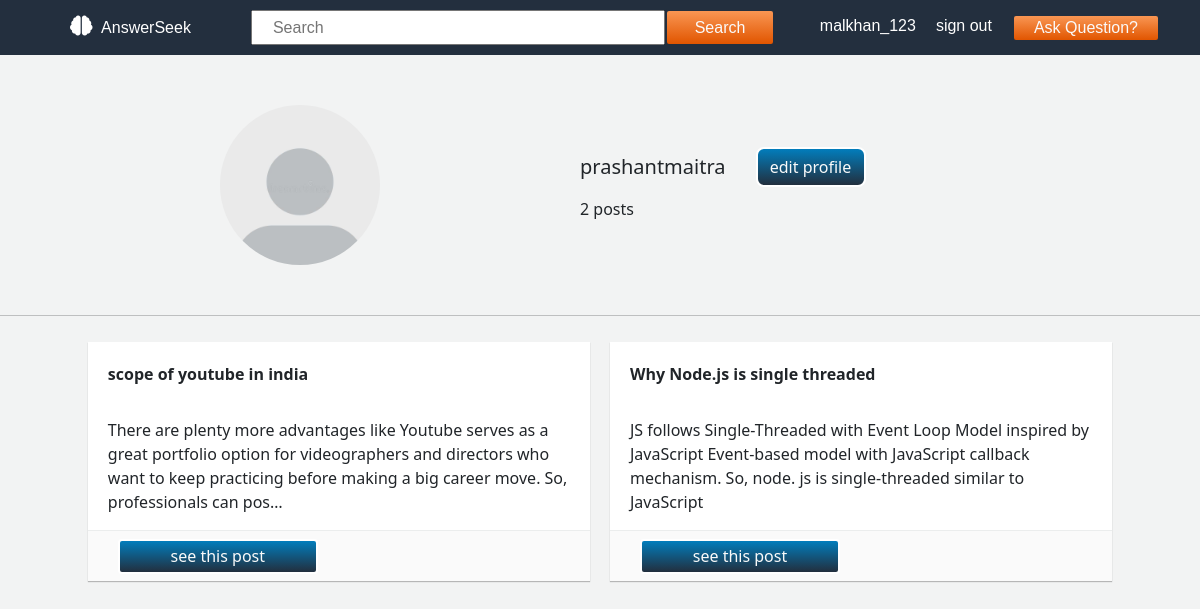
Screenshot of /profile/prashantmaitra (signed in) with the database file from the repository.
### userpage/models.py (models this page shows, shortened)
class Profile(models.Model):
    user = models.ForeignKey(User, on_delete=models.CASCADE, default='')
    userImage = models.ImageField(
        upload_to="Profiles", default="default/default_pic.jpg")
    bio = models.CharField(max_length=100, blank=True)

class Post(models.Model):
    user = models.ForeignKey(User, on_delete=models.CASCADE)
    question = models.TextField(default='')
    answer = models.TextField(default='')
    created_at = models.DateTimeField(auto_now_add=True)
    likes = models.ManyToManyField(User, related_name='blog_like', blank=True)
    dislikes = models.ManyToManyField(
        User, related_name='blog_dislike', blank=True)

### userpage/views.py (the view)
# urls.py: path("profile/<str:username>", views.userProfile, name='user_profile'),
def userProfile(request, username):
    user = User.objects.filter(username=username).first()
    if user:
        profile = Profile.objects.get(user=user)
        total_post = count_posts(user)
        allStory = getStory(user)
        data = {
            'user_obj': profile,
            'allStory': allStory,
            'total_post': total_post,
        }
    else:
        return HttpResponse("NO SUCH USER.......")
    return render(request, 'userpage/userProfile.html', data)

### userpage/views.py (called while the page is built)
def getStory(user):
    post_obj = Post.objects.filter(user=user)
    imgList = []
    for post in post_obj:
        imgList.append(post)
    return imgList

def count_posts(user):
    post_obj = Post.objects.filter(user=user)
    c = 0
    for post in post_obj:
        c += 1
    return c

### templates/userpage/userProfile.html (shortened to what this page needs)
{% extends 'base.html' %}
{% block content %}
      <div class="profile">
          <div class="profile__pic">
            <img src="{{user_obj.userImage.url}}" alt="pic">
          </div>
          <div class="profile__details">
              <div style="display: flex; justify-content: center; align-items: center; padding: 5px 0;">
                <span style="font-weight: 500; font-size: 20px;"> {{user_obj.user}} </span>
                <a type="button" data-bs-toggle="modal" data-bs-target="#exampleModal">
                  edit profile
                </a>
              </div>
            <h6>{{total_post}} posts</h6>
          </div>
      </div>
      <hr>
        <div class="hisposts">
          <div class="container">
            {% for i in allStory %}
              <div class="post">
                <div class="postBody">
                  <div style="font-weight: bolder; min-height: 50px;"> {{i.question|truncatechars:100}} </div>
                  <div> {{i.answer|truncatechars:200}} </div>
                </div>
                <div class="postFooter">
                  <a type="button" href="{% url 'userStory' i.id %}">see this post</a>
                </div>
              </div>
            {% endfor %}
          </div>
        </div>
{% endblock %}

### templates/includes/navbar.html
<div class="navbar">
  <div class="navbarName">
    <a href="/"> <i style="padding-right: 5px; font-size: 20px;" class="fas fa-brain"></i> AnswerSeek</a>
  </div>
    <form class="navbarSearch" method="GET" action="{% url 'searchPost' %}">
      <input name="qr" placeholder="Search" required>
      <button type="submit">Search</button>
    </form>
  <div class="navbarAuth">
    {% if user.is_authenticated %}
      <div style="color: #fff;">{{user}}</div>
      <a href="{% url 'signout' %}">sign out</a>
    {% else %}
      <a href="{% url 'signin' %}">login</a>
      <a href="{% url 'signup' %}">sign up</a>
    {% endif %}
      <a class="askBtn" href="{% url 'post' %}">Ask Question?</a>
  </div>
</div>

### static/css/style.css (style rules this page uses)
.navbar { background-color: #232f3e; font-family: sans-serif; padding: 0 20px; color: #fff; height: 55px; }
.navbar .navbarName { width: 17%; padding-left: 50px; }
.navbar .navbarName a { text-decoration: none; color: #fff; }
.navbar .navbarSearch { width: 51%; display: -webkit-box; display: -ms-flexbox; display: flex; -webkit-box-pack: center; -ms-flex-pack: center; justify-content: center; -webkit-box-align: center; -ms-flex-align: center; align-items: center; }
.navbar .navbarSearch input { width: 70%; height: 35px; padding: 0 20px; outline: none; }
.navbar .navbarSearch button { color: #fafafa; font-size: 16px; border: 2px solid #232f3e; border-radius: 4px; background: -webkit-gradient(linear, left top, left bottom, from(#f99653), to(#e15500)); background: linear-gradient(#f99653, #e15500); height: 37px; width: 110px; }
.navbar .navbarAuth { width: 32%; display: -webkit-box; display: -ms-flexbox; display: flex; -webkit-box-pack: end; -ms-flex-pack: end; justify-content: flex-end; padding-right: 20px; }
.navbar .navbarAuth a { text-decoration: none; color: #fff; padding: 0 20px; }
.navbar .navbarAuth .askBtn { color: #fafafa; font-size: 16px; border: 2px solid #232f3e; border-radius: 4px; background: -webkit-gradient(linear, left top, left bottom, from(#f99653), to(#e15500)); background: linear-gradient(#f99653, #e15500); }
.profile { width: 100%; display: -webkit-box; display: -ms-flexbox; display: flex; margin: 50px 0; }
.profile .profile__pic { width: 40%; display: -webkit-box; display: -ms-flexbox; display: flex; -webkit-box-pack: end; -ms-flex-pack: end; justify-content: flex-end; -webkit-box-align: center; -ms-flex-align: center; align-items: center; padding-right: 100px; }
.profile .profile__pic img { width: 160px; height: 160px; border-radius: 50%; }
.profile .profile__details { width: 60%; display: -webkit-box; display: -ms-flexbox; display: flex; -webkit-box-orient: vertical; -webkit-box-direction: normal; -ms-flex-direction: column; flex-direction: column; -webkit-box-pack: center; -ms-flex-pack: center; justify-content: center; -webkit-box-align: start; -ms-flex-align: start; align-items: flex-start; padding-left: 100px; }
.profile .profile__details a { color: #fafafa; margin-left: 30px; border: 2px solid #fff; border-radius: 8px; background: -webkit-gradient(linear, left top, left bottom, from(#027dbc), to(#222f3e)); background: linear-gradient(#027dbc, #222f3e); height: 40px; width: 110px; display: -webkit-box; display: -ms-flexbox; display: flex; -webkit-box-pack: center; -ms-flex-pack: center; justify-content: center; -webkit-box-align: center; -ms-flex-align: center; align-items: center; text-decoration: none; }
.hisposts .container { width: 100%; display: -webkit-box; display: -ms-flexbox; display: flex; -ms-flex-wrap: wrap; flex-wrap: wrap; -webkit-box-pack: center; -ms-flex-pack: center; justify-content: center; }
.hisposts .container .post { width: 45%; margin: 10px 10px; background-color: #fff; -webkit-box-shadow: 0 1px 1px 0 rgba(0, 0, 0, 0.25); box-shadow: 0 1px 1px 0 rgba(0, 0, 0, 0.25); }
.hisposts .container .post .postBody { width: 100%; min-height: 50px; border-bottom: 1px solid #ebeded; padding: 10px 10px 20px 10px; }
.hisposts .container .post .postBody div { margin: 10px 10px -4px 10px; }
.hisposts .container .post .postFooter { width: 100%; height: 50px; background-color: #fafafa; display: -webkit-box; display: -ms-flexbox; display: flex; -webkit-box-align: center; -ms-flex-align: center; align-items: center; }
.hisposts .container .post .postFooter a { color: #fafafa; margin-left: 30px; border: 2px solid #fff; border-radius: 4px; background: -webkit-gradient(linear, left top, left bottom, from(#027dbc), to(#222f3e)); background: linear-gradient(#027dbc, #222f3e); height: 35px; width: 200px; display: -webkit-box; display: -ms-flexbox; display: flex; -webkit-box-pack: center; -ms-flex-pack: center; justify-content: center; -webkit-box-align: center; -ms-flex-align: center; align-items: center; text-decoration: none; }
.container { width: 1140px; display: -webkit-box; display: -ms-flexbox; display: flex; -webkit-box-pack: center; -ms-flex-pack: center; justify-content: center; }

### rows the page displays
Profile: userImage (placeholder picture), user "prashantmaitra"
Post: question "scope of youtube in india", answer "There are plenty more advantages like Youtube serves as a great portfolio option for videographers and directors who want to keep practicing before making a big career move. So, professionals can pos…"
Post: question "Why Node.js is single threaded", answer "JS follows Single-Threaded with Event Loop Model inspired by JavaScript Event-based model with JavaScript callback mechanism. So, node. js is single-threaded similar to JavaScript"

### other values shown
{{ user }} "malkhan_123"
{{ total_post }} "2"
